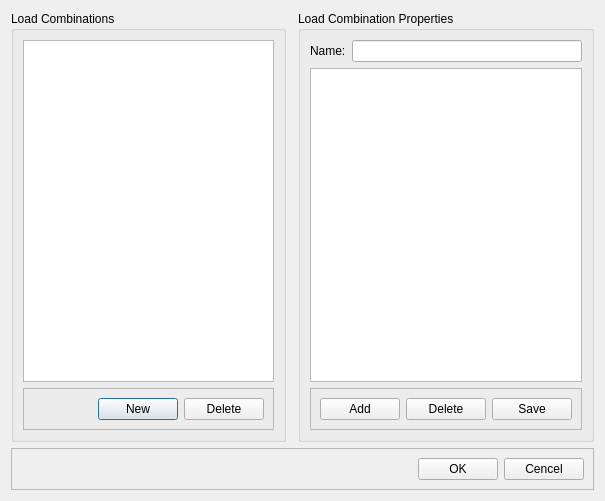
<?xml version="1.0" encoding="UTF-8"?>
<ui version="4.0">
 <class>Dialog</class>
 <widget class="QDialog" name="Dialog">
  <property name="geometry">
   <rect>
    <x>0</x>
    <y>0</y>
    <width>605</width>
    <height>501</height>
   </rect>
  </property>
  <property name="windowTitle">
   <string>Create/Edit Stud Sections</string>
  </property>
  <layout class="QGridLayout" name="gridLayout">
   <item row="0" column="0">
    <widget class="QGroupBox" name="groupBox">
     <property name="title">
      <string>Load Combinations</string>
     </property>
     <layout class="QVBoxLayout" name="verticalLayout">
      <item>
       <widget class="QListView" name="load_combinations_listView"/>
      </item>
      <item>
       <widget class="QFrame" name="frame_2">
        <property name="frameShape">
         <enum>QFrame::Shape::StyledPanel</enum>
        </property>
        <property name="frameShadow">
         <enum>QFrame::Shadow::Raised</enum>
        </property>
        <layout class="QHBoxLayout" name="horizontalLayout_2">
         <item>
          <spacer name="horizontalSpacer_2">
           <property name="orientation">
            <enum>Qt::Orientation::Horizontal</enum>
           </property>
           <property name="sizeHint" stdset="0">
            <size>
             <width>40</width>
             <height>20</height>
            </size>
           </property>
          </spacer>
         </item>
         <item>
          <widget class="QPushButton" name="new_load_combination_pushButton">
           <property name="text">
            <string>New</string>
           </property>
          </widget>
         </item>
         <item>
          <widget class="QPushButton" name="delete_load_combination_pushButton">
           <property name="text">
            <string>Delete</string>
           </property>
          </widget>
         </item>
        </layout>
       </widget>
      </item>
     </layout>
    </widget>
   </item>
   <item row="0" column="2">
    <widget class="QGroupBox" name="groupBox_2">
     <property name="title">
      <string>Load Combination Properties</string>
     </property>
     <layout class="QFormLayout" name="formLayout">
      <item row="0" column="0">
       <widget class="QLabel" name="label">
        <property name="text">
         <string>Name:</string>
        </property>
       </widget>
      </item>
      <item row="0" column="1">
       <widget class="QLineEdit" name="load_combination_lineEdit"/>
      </item>
      <item row="1" column="0" colspan="2">
       <widget class="QTableView" name="load_cases_tableView"/>
      </item>
      <item row="2" column="0" colspan="2">
       <widget class="QFrame" name="frame_4">
        <property name="frameShape">
         <enum>QFrame::Shape::StyledPanel</enum>
        </property>
        <property name="frameShadow">
         <enum>QFrame::Shadow::Raised</enum>
        </property>
        <layout class="QHBoxLayout" name="horizontalLayout_3">
         <item>
          <widget class="QPushButton" name="add_load_case_pushButton">
           <property name="text">
            <string>Add</string>
           </property>
          </widget>
         </item>
         <item>
          <widget class="QPushButton" name="remove_load_case_pushButton">
           <property name="text">
            <string>Delete</string>
           </property>
          </widget>
         </item>
         <item>
          <widget class="QPushButton" name="save_load_combiation_pushButton">
           <property name="text">
            <string>Save</string>
           </property>
          </widget>
         </item>
        </layout>
       </widget>
      </item>
     </layout>
    </widget>
   </item>
   <item row="1" column="0" colspan="3">
    <widget class="QFrame" name="frame_3">
     <property name="frameShape">
      <enum>QFrame::Shape::StyledPanel</enum>
     </property>
     <property name="frameShadow">
      <enum>QFrame::Shadow::Raised</enum>
     </property>
     <layout class="QHBoxLayout" name="horizontalLayout">
      <item>
       <spacer name="horizontalSpacer">
        <property name="orientation">
         <enum>Qt::Orientation::Horizontal</enum>
        </property>
        <property name="sizeHint" stdset="0">
         <size>
          <width>40</width>
          <height>20</height>
         </size>
        </property>
       </spacer>
      </item>
      <item>
       <widget class="QPushButton" name="ok_pushButton">
        <property name="text">
         <string>OK</string>
        </property>
       </widget>
      </item>
      <item>
       <widget class="QPushButton" name="cancel_pushButton">
        <property name="text">
         <string>Cencel</string>
        </property>
       </widget>
      </item>
     </layout>
    </widget>
   </item>
  </layout>
 </widget>
 <resources/>
 <connections/>
</ui>
